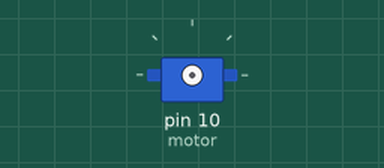
This sketch was run on a simulated Arduino Uno, built with avr-gcc and run on an emulated ATmega328P. On the bench: servo.

Above: at 0.1 s.
At 13.1 s:
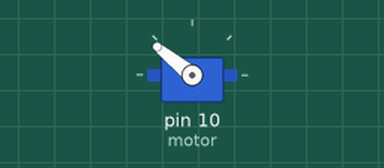
Timing chart, 0 to 14.6 s (numbered marks = the images above):
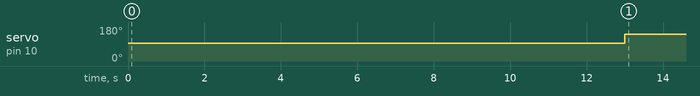

The sketch:

PWM.ino
```cpp
#include <Servo.h>

Servo motor;

void setup() {

  delay(10000);
  motor.attach(10);
  motor.writeMicroseconds(1500);
  delay(3000);

}

void loop() {

  motor.writeMicroseconds(2000);
  delay(15);

}
```

Measured:
- by itself, servo on pin 10 (motor): 93° → 141° at 13.0 s
